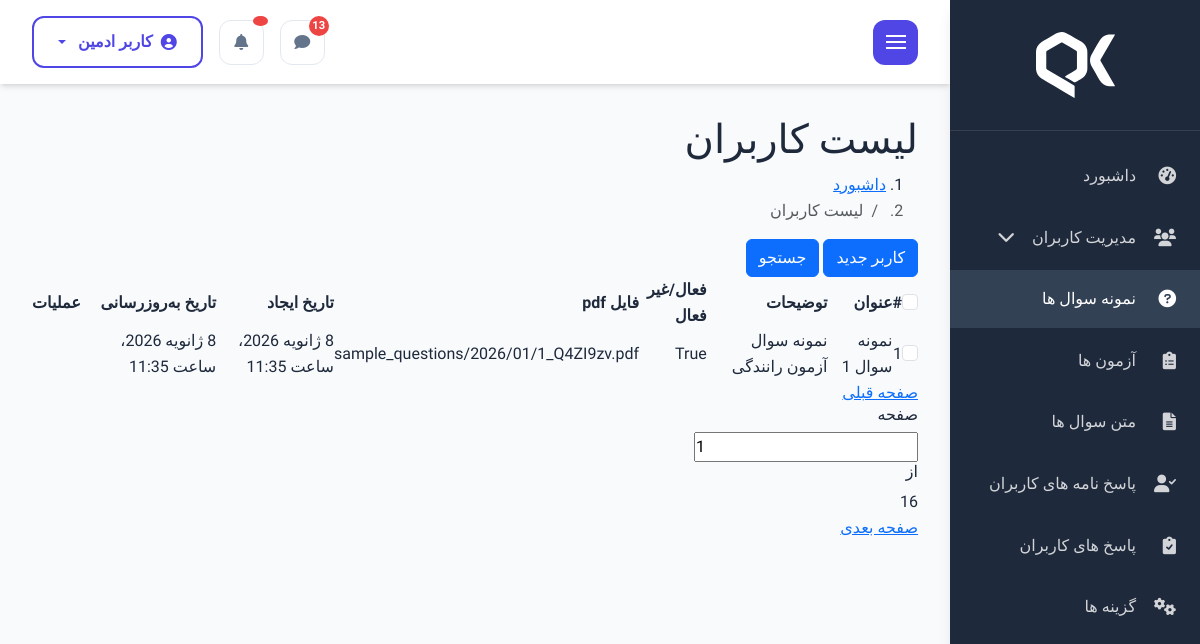
The app's page /questions/question-list-dashboard (signed in), older data.
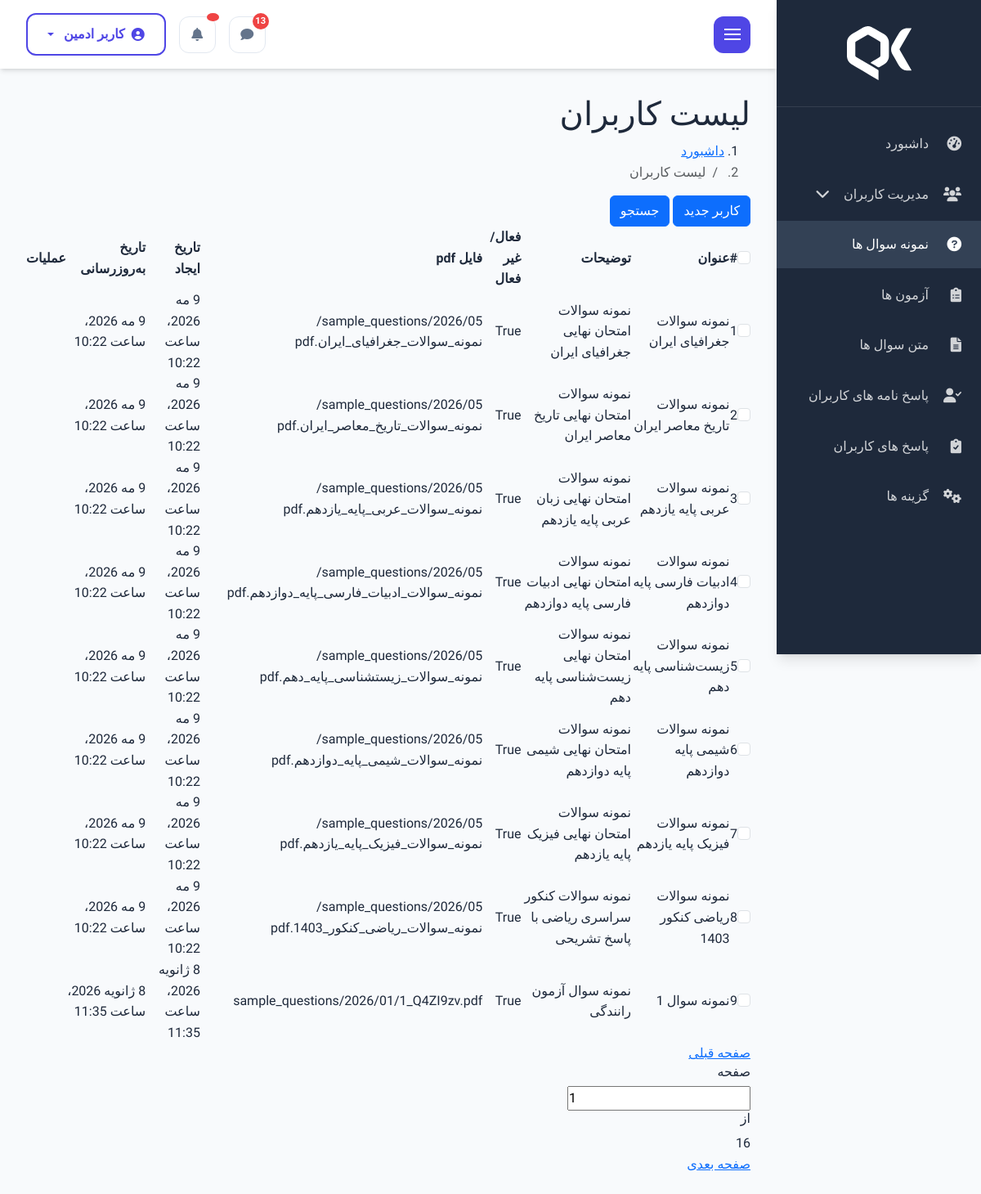
The same page, newer data.
### sample_questions/models.py (models this page shows, shortened)
class SampleQuestion(models.Model):
    title = models.CharField(max_length=200, verbose_name='عنوان سوال')
    description = models.TextField(verbose_name='توضیحات', blank=True, null=True)
    pdf_file = models.FileField(upload_to=question_pdf_path, verbose_name='فایل PDF سوالات')
    is_active = models.BooleanField(default=True, verbose_name='فعال/غیرفعال')
    created_at = models.DateTimeField(auto_now_add=True, verbose_name='تاریخ ایجاد')
    updated_at = models.DateTimeField(auto_now=True, verbose_name='تاریخ به‌روزرسانی')
    class Meta:
        verbose_name = 'نمونه سوال ها'
        verbose_name_plural = 'نمونه سوال ها'
        ordering = ['-created_at']

### sample_questions/views.py (the view)
# urls.py: path('question-list-dashboard', views.QuestionListDashboard.as_view(), name='question_list_dashboard_page'),
class QuestionListDashboard(AdminRequiredMixin, ListView):
    model = SampleQuestion
    template_name = 'sample_questions/question_list_dashboard.html'
    context_object_name = 'questions'
    def get_queryset(self):
        questions = SampleQuestion.objects.all()
        return questions
    def get_context_data(self, **kwargs):
        context = super().get_context_data(**kwargs)
        return context

### sample_questions/templates/sample_questions/question_list_dashboard.html (shortened to what this page needs)
{% extends 'layout/_master.html' %}
{% block content %}
<body>
<div class="main-body-content">
    <div class="main-header">
                    <div class="inner">
                        <div class="title">
                            <h1>لیست کاربران</span>
                            </h1>
                            <div class="breadcrumb">
                                <nav aria-label="breadcrumb">
                                    <ol class="breadcrumb-list mb-0">
                                        <li class="breadcrumb-item"><a href="index.html">داشبورد</a></li>
                                        <li class="breadcrumb-item active" aria-current="page">لیست کاربران</li>
                                    </ol>
                                </nav>
                            </div>
                        </div>
                        <div class="btns-action">
                            <a href="user-add.html" class="btn btn-primary btn-small icon-right"><span>کاربر
                                    جدید</span></a>
                            <button type="button" class="btn btn-primary btn-small icon-right btn-collapse"
                                data-collapse-target="#collapse-search"><span>جستجو</span></button>
                        </div>
                    </div>
                </div>
    <div class="main-inner">
                    <div class="table-responsive">
                        <table class="table-custom">
                            <thead>
                                <tr>
                                    <th scope="col">
                                        <div class="checkbox-group m-0">
                                            <input class="form-check-input" type="checkbox" value=""
                                                id="checbox-select-all">
                                        </div>
                                    </th>
                                    <th scope="col">#</th>
                                    <th scope="col">عنوان</th>
                                    <th scope="col">توضیحات</th>
                                    <th scope="col">فعال/غیر فعال</th>
                                    <th scope="col">فایل pdf</th>
                                    <th scope="col">تاریخ ایجاد</th>
                                    <th scope="col">تاریخ به‌روزرسانی</th>
                                    <th scope="col">عملیات</th>
                                </tr>
                            </thead>
                            <tbody>
                                {% for question in questions %}
                                	<tr>
                                    <td scope="row">
                                        <div class="checkbox-group m-0">
                                            <input class="form-check-input" type="checkbox" value=""
                                                id="checbox-select-1">
                                        </div>
                                    </td>
                                    <td scope="row">{{ forloop.counter }}</td>
                                    <td>{{ question.title }}</td>
                                    <td>{{ question.description }}</td>
                                    <td>{{ question.is_active }}</td>
                                    <td>{{ question.pdf_file }}</td>
                                    <td>{{ question.created_at }}</td>
                                    <td>{{ question.updated_at }}</td>
                                    <td>
                                    </td>
                                </tr>
                                {% endfor %}
                            </tbody>
                        </table>
                    </div>
                    <div class="mypagination">
                        <div class="pagination-prev">
                            <a href="#" class="btn-pagination prev disabled">
                                <span>صفحه قبلی</span>
                            </a>
                        </div>
                        <div class="pagination-info">
                            <h6>صفحه</h6>
                            <div class="pagination-jump">
                                <input class="pagination-input" type="number" value="1">
                            </div>
                            <h6>از</h6>
                            <div class="curent-page-number">16</div>
                        </div>
                        <div class="pagination-next">
                            <a href="#" class="btn-pagination next">
                                <span>صفحه بعدی</span>
                            </a>
                        </div>
                    </div>
                </div>
</div>
</body>
{% endblock %}

### templates/layout/_master.html (shortened to what this page needs)
{% load render_partial %}
{% load static %}
<!DOCTYPE html>
<html lang="fa" dir="rtl" class="h-100">
<head>
    <link href="https://cdn.jsdelivr.net/npm/bootstrap@5.3.3/dist/css/bootstrap.rtl.min.css" rel="stylesheet">
    <link rel="stylesheet" href="https://cdnjs.cloudflare.com/ajax/libs/font-awesome/6.0.0/css/all.min.css">
    <link rel="stylesheet" href="{% static 'css/dashboard.css' %}">
</head>
<body>
    <div class="wrapper">
        <nav id="sidebar">
            <div class="logo">
                <img src="{% static 'dashboard/images/logo.svg' %}" alt="آیین‌نامه پلاس">
            </div>
            <ul class="list-nav">
                <li class="nav-item {% if request.resolver_match.url_name == 'dashboard' %}active{% endif %}">
                    <a class="sub-item" href="{% url 'dashboard' %}">
                        <i class="fas fa-tachometer-alt"></i>
                        <span class="title">داشبورد</span>
                    </a>
                </li>
                <li class="nav-item">
                    <a class="sub-item btn-collapse" data-collapse-target="#collapse-users">
                        <i class="fas fa-users"></i>
                        <span class="title">مدیریت کاربران</span>
                        <div class="icon icon-angel">
                            <i class="fas fa-chevron-down"></i>
                        </div>
                    </a>
                </li>
                <li class="nav-item {% if 'questions' in request.path %}active{% endif %}">
                    <a class="sub-item" href="{% url 'sample_questions:question_list_dashboard_page' %}">
                        <i class="fas fa-question-circle"></i>
                        <span class="title">نمونه سوال ها</span>
                    </a>
                </li>
                <li class="nav-item {% if 'quiz' in request.path and 'text' not in request.path %}active{% endif %}">
                    <a class="sub-item" href="{% url 'quizbuilder:quiz_list_dashboard' %}">
                        <i class="fas fa-clipboard-list"></i>
                        <span class="title">آزمون ها</span>
                    </a>
                </li>
                <li class="nav-item {% if 'text' in request.path %}active{% endif %}">
                    <a class="sub-item" href="{% url 'quizbuilder:text_quiz_list_dashboard' %}">
                        <i class="fas fa-file-alt"></i>
                        <span class="title">متن سوال ها</span>
                    </a>
                </li>
                <li class="nav-item {% if 'user_response' in request.path %}active{% endif %}">
                    <a class="sub-item" href="{% url 'quizbuilder:user_response_dashboard' %}">
                        <i class="fas fa-user-check"></i>
                        <span class="title">پاسخ نامه های کاربران</span>
                    </a>
                </li>
                <li class="nav-item {% if 'response' in request.path and 'user' not in request.path %}active{% endif %}">
                    <a class="sub-item" href="{% url 'quizbuilder:response_dashboard' %}">
                        <i class="fas fa-clipboard-check"></i>
                        <span class="title">پاسخ های کاربران</span>
                    </a>
                </li>
                <li class="nav-item {% if 'options' in request.path %}active{% endif %}">
                    <a class="sub-item" href="{% url 'quizbuilder:options_dashboard' %}">
                        <i class="fas fa-cogs"></i>
                        <span class="title">گزینه ها</span>
                    </a>
                </li>
            </ul>
        </nav>
        <div id="content">
            <nav id="mynavbar">
                <div class="collapse-sidebar">
                    <button type="button" id="sidebarCollapse" class="btn-side" onclick="toggleSidebar()">
                        <span class="menu-lines">
                            <span class="line line-1"></span>
                            <span class="line line-2"></span>
                            <span class="line line-3"></span>
                        </span>
                    </button>
                </div>
                <div class="admin">
                    <div class="item">
                        <button class="btn-navbar btn-sideNotification" onclick="openNotificationPanel('tab-messages')">
                            <i class="fas fa-comment"></i>
                            <div class="badge badge-danger badge-s">13</div>
                        </button>
                    </div>
                    <div class="item">
                        <button class="btn-navbar btn-sideNotification" onclick="openNotificationPanel('tab-notification')">
                            <i class="fas fa-bell"></i>
                            <div class="badge badge-danger dot"></div>
                        </button>
                    </div>
                    <div class="dropdown">
                        <button class="btn btn-primary-outline dropdown-toggle" type="button" data-bs-toggle="dropdown">
                            <i class="fas fa-user-circle"></i>
                            کاربر ادمین
                        </button>
                    </div>
                </div>
            </nav>
            <div class="content-wrapper">
                {% block content %}{% endblock %}
            </div>
        </div>
    </div>
</body>
</html>

### static/css/dashboard.css (style rules this page uses)
:root { --dashboard-primary: #4F46E5; --dashboard-primary-dark: #4338CA; --dashboard-primary-light: #6366F1; --dashboard-secondary: #06B6D4; --dashboard-success: #10B981; --dashboard-warning: #F59E0B; --dashboard-danger: #EF4444; --dashboard-dark: #1E293B; --dashboard-darker: #0F172A; --dashboard-light: #F8FAFC; --dashboard-lighter: #FFFFFF; --dashboard-gray: #64748B; --dashboard-gray-light: #94A3B8; --dashboard-gray-lighter: #E2E8F0; --dashboard-sidebar-bg: #1E293B; --dashboard-sidebar-hover: #334155; --dashboard-shadow-sm: 0 1px 2px 0 rgb(0 0 0 / 0.05); --dashboard-shadow: 0 4px 6px -1px rgb(0 0 0 / 0.1), 0 2px 4px -2px rgb(0 0 0 / 0.1); --dashboard-shadow-lg: 0 10px 15px -3px rgb(0 0 0 / 0.1), 0 4px 6px -4px rgb(0 0 0 / 0.1); --dashboard-border-radius: 0.75rem; --dashboard-transition: all 0.3s cubic-bezier(0.4, 0, 0.2, 1); }
* { margin: 0; padding: 0; box-sizing: border-box; }
body { font-family: 'Vazirmatn', sans-serif; background: var(--dashboard-light); color: var(--dashboard-dark); line-height: 1.6; overflow-x: hidden; }
.wrapper { display: flex; min-height: 100vh; }
#sidebar { width: 280px; background: var(--dashboard-sidebar-bg); height: 100vh; position: fixed; top: 0; right: 0; transition: var(--dashboard-transition); z-index: 1000; overflow-y: auto; box-shadow: var(--dashboard-shadow-lg); }
.logo { padding: 2rem 1.5rem; border-bottom: 1px solid rgba(255, 255, 255, 0.1); text-align: center; }
.logo img { max-width: 150px; height: auto; filter: brightness(0) invert(1); }
.list-nav { list-style: none; padding: 1rem 0; }
.nav-item { margin-bottom: 0.25rem; }
.nav-item a { display: flex; align-items: center; padding: 1rem 1.5rem; color: rgba(255, 255, 255, 0.8); text-decoration: none; transition: var(--dashboard-transition); position: relative; font-weight: 500; }
.nav-item a:hover, .nav-item.active a { background: var(--dashboard-sidebar-hover); color: white; }
.nav-item a i { width: 24px; margin-left: 1rem; font-size: 1.1rem; }
.nav-item .title { flex: 1; }
.nav-item .icon-angel { transition: var(--dashboard-transition); }
#content { flex: 1; margin-right: 280px; transition: var(--dashboard-transition); min-height: 100vh; }
#mynavbar { background: white; padding: 1rem 2rem; box-shadow: var(--dashboard-shadow); display: flex; align-items: center; justify-content: space-between; position: sticky; top: 0; z-index: 100; }
.collapse-sidebar { margin-left: 1rem; }
.btn-side { background: var(--dashboard-primary); border: none; color: white; width: 45px; height: 45px; border-radius: var(--dashboard-border-radius); cursor: pointer; transition: var(--dashboard-transition); display: flex; align-items: center; justify-content: center; }
.menu-lines { display: flex; flex-direction: column; gap: 4px; }
.line { width: 20px; height: 2px; background: white; transition: var(--dashboard-transition); }
.admin { display: flex; align-items: center; gap: 1rem; }
.btn-navbar { background: transparent; border: 1px solid var(--dashboard-gray-lighter); color: var(--dashboard-gray); width: 45px; height: 45px; border-radius: var(--dashboard-border-radius); cursor: pointer; transition: var(--dashboard-transition); position: relative; display: flex; align-items: center; justify-content: center; }
.btn-navbar .badge { position: absolute; top: -5px; right: -5px; background: var(--dashboard-danger); color: white; width: 20px; height: 20px; border-radius: 50%; display: flex; align-items: center; justify-content: center; font-size: 0.7rem; font-weight: 600; }
.btn-navbar .badge.dot { width: 10px; height: 10px; }
.dropdown { position: relative; }
.btn-primary-outline { background: transparent; border: 2px solid var(--dashboard-primary); color: var(--dashboard-primary); padding: 0.75rem 1.5rem; border-radius: var(--dashboard-border-radius); cursor: pointer; transition: var(--dashboard-transition); font-weight: 600; display: flex; align-items: center; gap: 0.5rem; }
.content-wrapper { padding: 2rem; }
@media (max-width: 1200px) { #sidebar { width: 250px; } }
@media (max-width: 1200px) { #content { margin-right: 250px; } }

Row changes from the older to the newer data that the page shows:
added SampleQuestion: title "نمونه سوالات جغرافیای ایران", description "نمونه سوالات امتحان نهایی جغرافیای ایران", is_active "True", pdf_file "sample_questions/2026/05/نمونه_سوالات_جغرافیای_ایران.pdf", created_at "9 مه 2026، ساعت 10:22", updated_at "9 مه 2026، ساعت 10:22"
added SampleQuestion: title "نمونه سوالات تاریخ معاصر ایران", description "نمونه سوالات امتحان نهایی تاریخ معاصر ایران", is_active "True", pdf_file "sample_questions/2026/05/نمونه_سوالات_تاریخ_معاصر_ایران.pdf", created_at "9 مه 2026، ساعت 10:22", updated_at "9 مه 2026، ساعت 10:22"
added SampleQuestion: title "نمونه سوالات عربی پایه یازدهم", description "نمونه سوالات امتحان نهایی زبان عربی پایه یازدهم", is_active "True", pdf_file "sample_questions/2026/05/نمونه_سوالات_عربی_پایه_یازدهم.pdf", created_at "9 مه 2026، ساعت 10:22", updated_at "9 مه 2026، ساعت 10:22"
added SampleQuestion: title "نمونه سوالات ادبیات فارسی پایه دوازدهم", description "نمونه سوالات امتحان نهایی ادبیات فارسی پایه دوازدهم", is_active "True", pdf_file "sample_questions/2026/05/نمونه_سوالات_ادبیات_فارسی_پایه_دوازدهم.pdf", created_at "9 مه 2026، ساعت 10:22", updated_at "9 مه 2026، ساعت 10:22"
added SampleQuestion: title "نمونه سوالات زیست‌شناسی پایه دهم", description "نمونه سوالات امتحان نهایی زیست‌شناسی پایه دهم", is_active "True", pdf_file "sample_questions/2026/05/نمونه_سوالات_زیستشناسی_پایه_دهم.pdf", created_at "9 مه 2026، ساعت 10:22", updated_at "9 مه 2026، ساعت 10:22"
added SampleQuestion: title "نمونه سوالات شیمی پایه دوازدهم", description "نمونه سوالات امتحان نهایی شیمی پایه دوازدهم", is_active "True", pdf_file "sample_questions/2026/05/نمونه_سوالات_شیمی_پایه_دوازدهم.pdf", created_at "9 مه 2026، ساعت 10:22", updated_at "9 مه 2026، ساعت 10:22"
added SampleQuestion: title "نمونه سوالات فیزیک پایه یازدهم", description "نمونه سوالات امتحان نهایی فیزیک پایه یازدهم", is_active "True", pdf_file "sample_questions/2026/05/نمونه_سوالات_فیزیک_پایه_یازدهم.pdf", created_at "9 مه 2026، ساعت 10:22", updated_at "9 مه 2026، ساعت 10:22"
added SampleQuestion: title "نمونه سوالات ریاضی کنکور 1403", description "نمونه سوالات کنکور سراسری ریاضی با پاسخ تشریحی", is_active "True", pdf_file "sample_questions/2026/05/نمونه_سوالات_ریاضی_کنکور_1403.pdf", created_at "9 مه 2026، ساعت 10:22", updated_at "9 مه 2026، ساعت 10:22"
